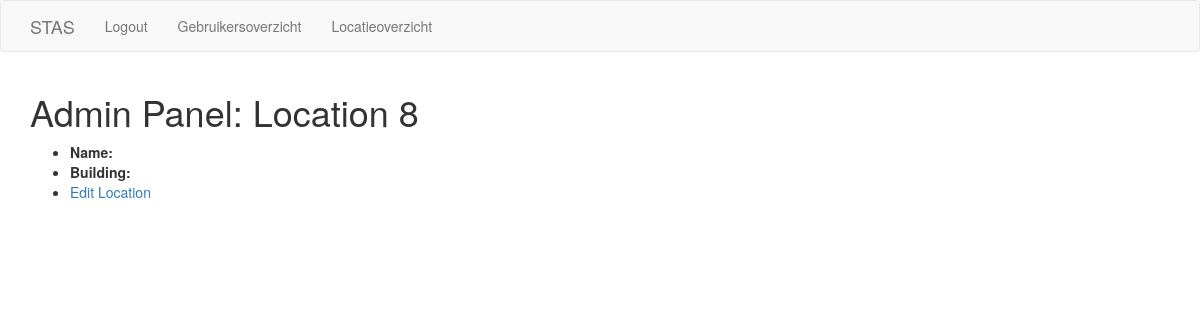
/admin/location/8 (signed in), run on an earlier commit of the app's database.
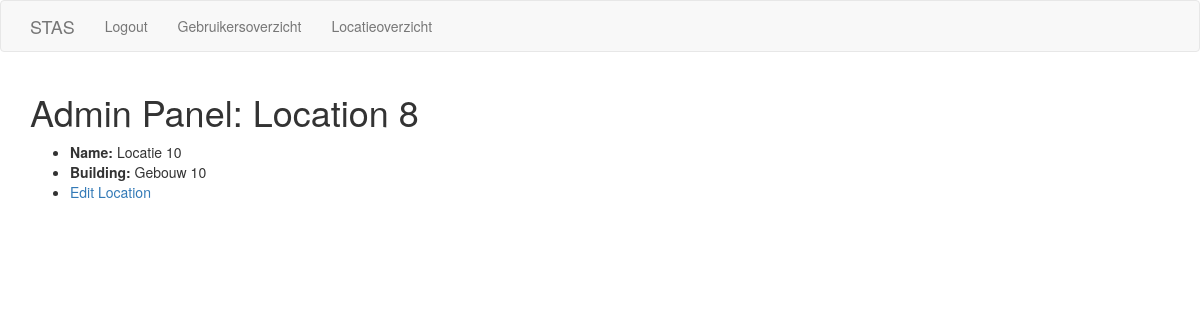
And on a later commit of the database.
### app/models.py (models this page shows, shortened)
class Location(UserMixin, db.Model):
    id = db.Column(db.Integer, primary_key=True)
    name = db.Column(db.String(128), index=True, unique=True)
    building = db.Column(db.String(128), index=True, unique=True)
    checkins = db.relationship('Checkin', backref='Location', lazy='dynamic')

### app/admin/routes.py (the view)
@bp.route('/admin/location/<location_id>', methods=['GET'])
@login_required
@admin_required
def location_overview(location_id):
    location = Location.query.filter_by(id=location_id).first()
    return render_template(
        'admin/location_overview.html', location=location,
        title='Admin Panel: Location ' + str(location_id)
    )

### app/admin/decorator.py (called while the page is built)
def admin_required(func):
    @wraps(func)
    def wrapper(*args, **kw):
        if not current_user.is_anonymous:
            if current_user.role == 'admin':
                return func(*args, **kw)
        else:
            if g.current_user.role == 'admin':
                return func(*args, **kw)
        abort(403)
    return wrapper

### app/models.py (called while the page is built)
@login_manager.user_loader
def load_user(id):
    return User.query.get(int(id))

### app/templates/admin/location_overview.html
{% extends "base.html" %}
{% block app_content %}
<div id="location">
  <ul>
    <li><strong>{{ 'Name' }}:</strong> {{ location.name }}</li>
    <li><strong>{{ 'Building' }}:</strong> {{ location.building }}</li>
    <li><a href="{{ url_for('main.index', location_id=location.id) }}">{{ 'Edit Location' }}</a></li>
  </ul>
</div>
{% endblock %}

What changed in the data, as far as the page shows it:
added Location: name "Locatie 10", building "Gebouw 10"
